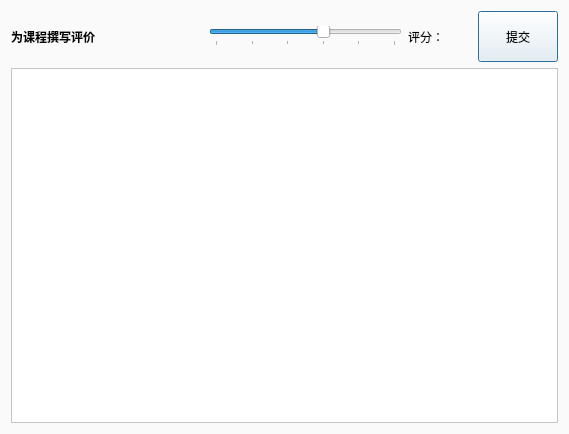
<?xml version="1.0" encoding="UTF-8"?>
<ui version="4.0">
 <class>AddCommentWindow</class>
 <widget class="QDialog" name="AddCommentWindow">
  <property name="geometry">
   <rect>
    <x>0</x>
    <y>0</y>
    <width>569</width>
    <height>434</height>
   </rect>
  </property>
  <property name="windowTitle">
   <string>Dialog</string>
  </property>
  <property name="styleSheet">
   <string notr="true">background-color: rgb(250,250,250);</string>
  </property>
  <layout class="QVBoxLayout" name="verticalLayout" stretch="1,7">
   <item>
    <layout class="QHBoxLayout" name="horizontalLayout" stretch="3,3,1,1">
     <item>
      <widget class="QLabel" name="label">
       <property name="sizePolicy">
        <sizepolicy hsizetype="Expanding" vsizetype="Preferred">
         <horstretch>0</horstretch>
         <verstretch>0</verstretch>
        </sizepolicy>
       </property>
       <property name="font">
        <font>
         <bold>true</bold>
        </font>
       </property>
       <property name="text">
        <string>为课程撰写评价</string>
       </property>
      </widget>
     </item>
     <item>
      <widget class="QSlider" name="sl_rating">
       <property name="maximum">
        <number>50</number>
       </property>
       <property name="value">
        <number>30</number>
       </property>
       <property name="orientation">
        <enum>Qt::Orientation::Horizontal</enum>
       </property>
       <property name="tickPosition">
        <enum>QSlider::TickPosition::TicksBelow</enum>
       </property>
       <property name="tickInterval">
        <number>10</number>
       </property>
      </widget>
     </item>
     <item>
      <widget class="QLabel" name="lb_rating">
       <property name="sizePolicy">
        <sizepolicy hsizetype="Expanding" vsizetype="Preferred">
         <horstretch>0</horstretch>
         <verstretch>0</verstretch>
        </sizepolicy>
       </property>
       <property name="text">
        <string>评分：</string>
       </property>
      </widget>
     </item>
     <item>
      <widget class="BetterButton" name="btn_submit">
       <property name="sizePolicy">
        <sizepolicy hsizetype="Expanding" vsizetype="Expanding">
         <horstretch>0</horstretch>
         <verstretch>0</verstretch>
        </sizepolicy>
       </property>
       <property name="text">
        <string>提交</string>
       </property>
      </widget>
     </item>
    </layout>
   </item>
   <item>
    <widget class="QPlainTextEdit" name="te_comment">
     <property name="font">
      <font>
       <bold>false</bold>
      </font>
     </property>
     <property name="styleSheet">
      <string notr="true">background-color: rgb(255,255,255);</string>
     </property>
    </widget>
   </item>
  </layout>
 </widget>
 <customwidgets>
  <customwidget>
   <class>BetterButton</class>
   <extends>QPushButton</extends>
   <header>betterbutton.h</header>
  </customwidget>
 </customwidgets>
 <resources/>
 <connections/>
</ui>
